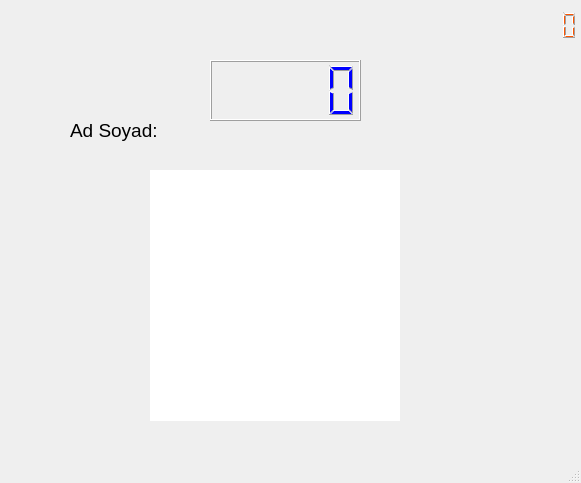
<?xml version="1.0" encoding="UTF-8"?>

<ui version="4.0">
 <class>Kapigiris_window</class>
 <widget class="QMainWindow" name="Kapigiris_window">
  <property name="geometry">
   <rect>
    <x>0</x>
    <y>0</y>
    <width>581</width>
    <height>483</height>
   </rect>
  </property>
  <property name="windowTitle">
   <string>Kapı Giriş</string>
  </property>
  <widget class="QWidget" name="centralwidget">
   <widget class="QLabel" name="label">
    <property name="geometry">
     <rect>
      <x>70</x>
      <y>120</y>
      <width>101</width>
      <height>21</height>
     </rect>
    </property>
    <property name="font">
     <font>
      <pointsize>14</pointsize>
      <weight>50</weight>
      <bold>false</bold>
     </font>
    </property>
    <property name="text">
     <string>Ad Soyad:</string>
    </property>
   </widget>
   <widget class="QLabel" name="adsoyadtxt">
    <property name="geometry">
     <rect>
      <x>160</x>
      <y>120</y>
      <width>281</width>
      <height>16</height>
     </rect>
    </property>
    <property name="font">
     <font>
      <pointsize>14</pointsize>
     </font>
    </property>
    <property name="text">
     <string/>
    </property>
   </widget>
   <widget class="QLabel" name="foto_label">
    <property name="geometry">
     <rect>
      <x>150</x>
      <y>170</y>
      <width>250</width>
      <height>251</height>
     </rect>
    </property>
    <property name="styleSheet">
     <string notr="true">background-color: rgb(255, 255, 255);</string>
    </property>
    <property name="text">
     <string/>
    </property>
   </widget>
   <widget class="QLCDNumber" name="vucutisi_lcd">
    <property name="geometry">
     <rect>
      <x>210</x>
      <y>60</y>
      <width>151</width>
      <height>61</height>
     </rect>
    </property>
    <property name="font">
     <font>
      <pointsize>16</pointsize>
      <weight>75</weight>
      <bold>true</bold>
     </font>
    </property>
    <property name="styleSheet">
     <string notr="true">border-color: rgb(0, 170, 255);
color: rgb(0, 0, 255);</string>
    </property>
    <property name="smallDecimalPoint">
     <bool>false</bool>
    </property>
    <property name="segmentStyle">
     <enum>QLCDNumber::Filled</enum>
    </property>
    <property name="value" stdset="0">
     <double>0.000000000000000</double>
    </property>
    <property name="intValue" stdset="0">
     <number>0</number>
    </property>
   </widget>
   <widget class="QLabel" name="label_2">
    <property name="geometry">
     <rect>
      <x>60</x>
      <y>430</y>
      <width>451</width>
      <height>21</height>
     </rect>
    </property>
    <property name="font">
     <font>
      <pointsize>16</pointsize>
      <weight>50</weight>
      <bold>false</bold>
     </font>
    </property>
    <property name="styleSheet">
     <string notr="true">color: rgb(0, 170, 255);</string>
    </property>
    <property name="text">
     <string/>
    </property>
   </widget>
   <widget class="QLCDNumber" name="giris_sayisi_lcd">
    <property name="geometry">
     <rect>
      <x>530</x>
      <y>10</y>
      <width>51</width>
      <height>31</height>
     </rect>
    </property>
    <property name="styleSheet">
     <string notr="true">color: rgb(255, 85, 0);</string>
    </property>
    <property name="lineWidth">
     <number>0</number>
    </property>
    <property name="smallDecimalPoint">
     <bool>false</bool>
    </property>
    <property name="digitCount">
     <number>3</number>
    </property>
   </widget>
   <widget class="QLabel" name="label_3">
    <property name="geometry">
     <rect>
      <x>480</x>
      <y>0</y>
      <width>61</width>
      <height>61</height>
     </rect>
    </property>
    <property name="toolTip">
     <string>Bugün Giriş Yapan Kişi Sayısı</string>
    </property>
    <property name="text">
     <string/>
    </property>
    <property name="pixmap">
     <pixmap>uses.png</pixmap>
    </property>
   </widget>
  </widget>
  <widget class="QStatusBar" name="statusbar"/>
 </widget>
 <resources/>
 <connections/>
</ui>
